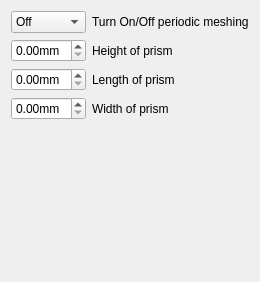
        <widget class="QWidget" name="Page4_sphere">
         <layout class="QGridLayout" name="gridLayout_5">
          <item row="0" column="0" colspan="2">
           <layout class="QHBoxLayout" name="horizontalLayout_18">
            <item>
             <widget class="QComboBox" name="comboBox_5">
              <property name="sizePolicy">
               <sizepolicy hsizetype="Fixed" vsizetype="Fixed">
                <horstretch>0</horstretch>
                <verstretch>0</verstretch>
               </sizepolicy>
              </property>
              <property name="minimumSize">
               <size>
                <width>75</width>
                <height>0</height>
               </size>
              </property>
              <property name="maximumSize">
               <size>
                <width>75</width>
                <height>16777215</height>
               </size>
              </property>
              <item>
               <property name="text">
                <string>Off</string>
               </property>
              </item>
              <item>
               <property name="text">
                <string>On</string>
               </property>
              </item>
             </widget>
            </item>
            <item>
             <widget class="QLabel" name="textLabel2_18">
              <property name="text">
               <string>Turn On/Off periodic meshing</string>
              </property>
             </widget>
            </item>
           </layout>
          </item>
          <item row="1" column="0">
           <layout class="QHBoxLayout" name="horizontalLayout_19">
            <item>
             <widget class="QDoubleSpinBox" name="doubleSpinBox_12">
              <property name="sizePolicy">
               <sizepolicy hsizetype="Fixed" vsizetype="Fixed">
                <horstretch>0</horstretch>
                <verstretch>0</verstretch>
               </sizepolicy>
              </property>
              <property name="minimumSize">
               <size>
                <width>75</width>
                <height>20</height>
               </size>
              </property>
              <property name="maximumSize">
               <size>
                <width>75</width>
                <height>16777215</height>
               </size>
              </property>
              <property name="suffix">
               <string>mm</string>
              </property>
              <property name="maximum">
               <double>999999.000000000000000</double>
              </property>
             </widget>
            </item>
            <item>
             <widget class="QLabel" name="textLabel2_19">
              <property name="text">
               <string>Height of prism</string>
              </property>
             </widget>
            </item>
           </layout>
          </item>
          <item row="2" column="0">
           <layout class="QHBoxLayout" name="horizontalLayout_20">
            <item>
             <widget class="QDoubleSpinBox" name="doubleSpinBox_13">
              <property name="sizePolicy">
               <sizepolicy hsizetype="Fixed" vsizetype="Fixed">
                <horstretch>0</horstretch>
                <verstretch>0</verstretch>
               </sizepolicy>
              </property>
              <property name="minimumSize">
               <size>
                <width>75</width>
                <height>20</height>
               </size>
              </property>
              <property name="maximumSize">
               <size>
                <width>75</width>
                <height>16777215</height>
               </size>
              </property>
              <property name="suffix">
               <string>mm</string>
              </property>
              <property name="maximum">
               <double>999999.000000000000000</double>
              </property>
             </widget>
            </item>
            <item>
             <widget class="QLabel" name="textLabel2_20">
              <property name="text">
               <string>Length of prism</string>
              </property>
             </widget>
            </item>
           </layout>
          </item>
          <item row="3" column="0">
           <layout class="QHBoxLayout" name="horizontalLayout_21">
            <item>
             <widget class="QDoubleSpinBox" name="doubleSpinBox_14">
              <property name="sizePolicy">
               <sizepolicy hsizetype="Fixed" vsizetype="Fixed">
                <horstretch>0</horstretch>
                <verstretch>0</verstretch>
               </sizepolicy>
              </property>
              <property name="minimumSize">
               <size>
                <width>75</width>
                <height>20</height>
               </size>
              </property>
              <property name="maximumSize">
               <size>
                <width>75</width>
                <height>16777215</height>
               </size>
              </property>
              <property name="suffix">
               <string>mm</string>
              </property>
              <property name="maximum">
               <double>999999.000000000000000</double>
              </property>
             </widget>
            </item>
            <item>
             <widget class="QLabel" name="textLabel2_21">
              <property name="text">
               <string>Width of prism</string>
              </property>
             </widget>
            </item>
           </layout>
          </item>
          <item row="4" column="1">
           <spacer>
            <property name="orientation">
             <enum>Qt::Vertical</enum>
            </property>
            <property name="sizeType">
             <enum>QSizePolicy::Expanding</enum>
            </property>
            <property name="sizeHint" stdset="0">
             <size>
              <width>21</width>
              <height>151</height>
             </size>
            </property>
           </spacer>
          </item>
         </layout>
        </widget>
